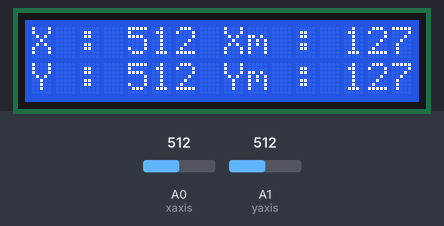
Simulated run of this sketch. Board: Arduino Uno, built with avr-gcc and run on an emulated ATmega328P. On the bench: 16×2 character LCD. The test bench sets the inputs (shaded band); at power-on: A0 (xaxis) = 512, A1 (yaxis) = 512.

Above: at 3.2 s.
3.3 s: A0 (xaxis) set to 716
At 4.0 s:
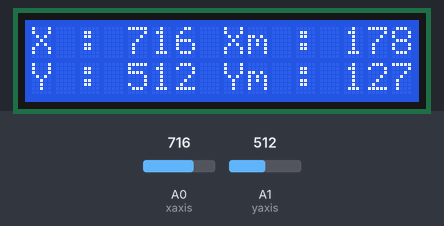
6.4 s: A1 (yaxis) set to 716
At 6.8 s:
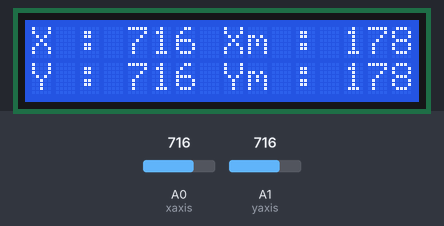
7.9 s: A0 (xaxis) set to 900
At 8.4 s:
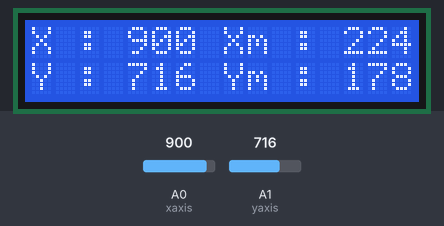
9.5 s: A1 (yaxis) set to 900
At 10.0 s:
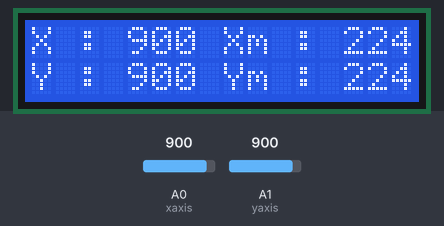
11.1 s: A0 (xaxis) set to 1023
At 11.6 s:
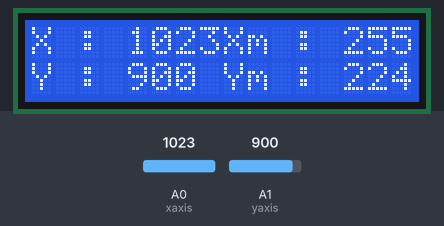
12.7 s: A1 (yaxis) set to 1023
At 13.2 s:
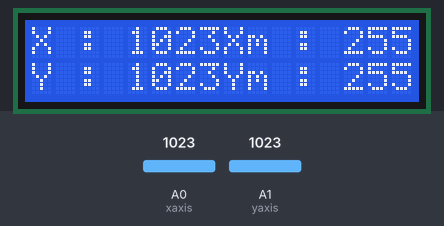
Timing chart, 0 to 15.3 s (numbered marks = the images above; inputs shaded):
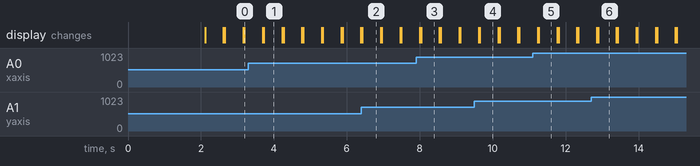

The sketch:

16x2_lcd_i2c_joystick_value_00.ino
```cpp
#include <LCD.h>
#include <LiquidCrystal_I2C.h>

#define I2C_ADDR 0x27 //I2C adress, you should use the code to scan the adress first (0x27) here
#define BACKLIGHT_PIN 3 // Declaring LCD Pins
#define En_pin 2
#define Rw_pin 1
#define Rs_pin 0
#define D4_pin 4
#define D5_pin 5
#define D6_pin 6
#define D7_pin 7

#define xaxis A0
#define yaxis A1

LiquidCrystal_I2C lcd(I2C_ADDR,En_pin,Rw_pin,Rs_pin,D4_pin,D5_pin,D6_pin,D7_pin);
void setup()
{
  Serial.begin(9600); //Serial used
  lcd.begin (16,2);
  lcd.setBacklightPin(BACKLIGHT_PIN,POSITIVE);
  lcd.setBacklight(HIGH); //Lighting backlight

  lcd.home ();
  //lcd.setCursor(0,0);
  lcd.print("JoyStick");

  delay(2000);

  lcd.clear();

}

void loop()
{
  long int x,y;
  int x1, y1;

  x=analogRead(xaxis);
  lcd.setCursor(0,0);
  lcd.print("X : ");
  lcd.setCursor(4,0);
  lcd.print(x);

  x1=map(x,0,1023,0,255);
  lcd.setCursor(8,0);
  lcd.print("Xm : ");
  lcd.setCursor(13,0);
  lcd.print(x1);

  y=analogRead(yaxis);
  lcd.setCursor(0,1);
  lcd.print("Y : ");
  lcd.setCursor(4,1);
  lcd.print(y);

  y1=map(y,0,1023,0,255);
  lcd.setCursor(8,1);
  lcd.print("Ym : ");
  lcd.setCursor(13,1);
  lcd.print(y1);

  delay(500);
  lcd.clear();
}
```

Measured:
- after the input at 6.4 s, the display: changes at once (image 2)
- after the input at 7.9 s, the display: first differs from a run without the input after 0.14 s (image 3)
- after the input at 9.5 s, the display: first differs from a run without the input after 0.15 s (image 4)
- after the input at 11.1 s, the display: first differs from a run without the input after 0.17 s (image 5)
- after the input at 12.7 s, the display: first differs from a run without the input after 0.19 s (image 6)
- what the display in image 1 shows lasts 0.5 s, from 3.7 s to 4.2 s
